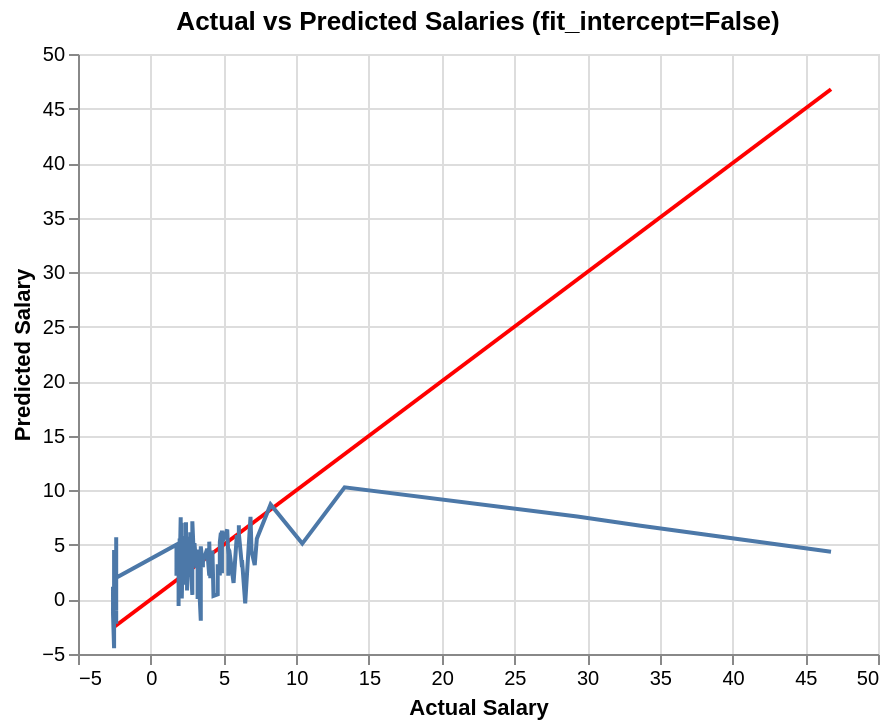

Notebook cell for this chart:
### Markdown cell above
The Altair visualization compares perfect and model predictions by plotting actual vs. predicted salaries, helping assess how closely the model's predictions align with the ideal scenario.

### Code cell
import altair as alt
import pandas as pd

# Assuming y_train and y_pred_train_false are available

# Create a DataFrame with the actual target values and predictions
data_train_false = pd.DataFrame({
    'Actual': y_train['Salary'],
    'Predicted': y_pred_train_false.flatten()
})

# Create a line chart for actual vs predicted values
pred_chart_train_false = alt.Chart(data_train_false).mark_line().encode(
    x=alt.X('Actual:Q', title='Actual Salary'),
    y=alt.Y('Predicted:Q', title='Predicted Salary'),
    tooltip=['Actual:Q', 'Predicted:Q']
).properties(
    title='Actual vs Predicted Salaries (fit_intercept=False)'
)

# Create a perfect prediction line (45-degree line)
perfect_line_chart = alt.Chart(pd.DataFrame({'x': [data_train_false['Actual'].min(), data_train_false['Actual'].max()],
                                            'y': [data_train_false['Actual'].min(), data_train_false['Actual'].max()]})).mark_line(color='red').encode(
    x='x:Q',
    y='y:Q'
)

# Combine the perfect line and the predictions chart
final_chart = perfect_line_chart + pred_chart_train_false

# Display the chart
final_chart.display()

### Figure 1 — Vega-Lite specification as saved in the notebook (floating-point values rounded to 4 significant figures)
{"config": {"view": {"continuousWidth": 400, "continuousHeight": 300}}, "layer": [{"data": {"name": "data-1f594244b2959920a2ad888ec1b81cd9"}, "mark": {"type": "line", "color": "red"}, "encoding": {"x": {"field": "x", "type": "quantitative"}, "y": {"field": "y", "type": "quantitative"}}}, {"data": {"name": "data-3fbb0e7e3d4cfac4d7f6cb4b32b5c2b9"}, "mark": "line", "encoding": {"tooltip": [{"field": "Actual", "type": "quantitative"}, {"field": "Predicted", "type": "quantitative"}], "x": {"field": "Actual", "title": "Actual Salary", "type": "quantitative"}, "y": {"field": "Predicted", "title": "Predicted Salary", "type": "quantitative"}}, "title": "Actual vs Predicted Salaries (fit_intercept=False)"}], "$schema": "https://vega.github.io/schema/vega-lite/v4.17.0.json", "datasets": {"data-1f594244b2959920a2ad888ec1b81cd9": [{"x": -2.592, "y": -2.592}, {"x": 46.77, "y": 46.77}], "data-3fbb0e7e3d4cfac4d7f6cb4b32b5c2b9": [{"Actual": -2.592, "Predicted": 0.2594}, {"Actual": 6.278, "Predicted": 2.978}, {"Actual": 10.42, "Predicted": 5.12}, {"Actual": 2.279, "Predicted": 3.611}, {"Actual": 6.059, "Predicted": 5.863}, {"Actual": 1.988, "Predicted": 4.134}, {"Actual": 2.279, "Predicted": 4.486}, {"Actual": 4.824, "Predicted": 6.127}, {"Actual": 5.696, "Predicted": 1.516}, {"Actual": -2.519, "Predicted": -4.466}, {"Actual": 46.77, "Predicted": 4.368}, {"Actual": 4.896, "Predicted": 2.406}, {"Actual": 2.425, "Predicted": 3.51}, {"Actual": 4.242, "Predicted": 4.482}, {"Actual": 4.024, "Predicted": 2.179}, {"Actual": 4.751, "Predicted": 2.204}, {"Actual": -2.374, "Predicted": -1.041}, {"Actual": 1.988, "Predicted": 5.372}, {"Actual": 3.588, "Predicted": 2.942}, {"Actual": -2.592, "Predicted": -0.9082}, {"Actual": 4.751, "Predicted": 5.264}, {"Actual": 2.425, "Predicted": 2.454}, {"Actual": 3.224, "Predicted": 4.584}, {"Actual": 2.425, "Predicted": 5.29}, {"Actual": 3.224, "Predicted": 0.04914}, {"Actual": 2.352, "Predicted": 4.212}, {"Actual": 3.878, "Predicted": 4.648}, {"Actual": 2.788, "Predicted": 4.86}, {"Actual": -2.374, "Predicted": 0.5715}, {"Actual": 6.278, "Predicted": 3.596}, {"Actual": 2.061, "Predicted": 7.537}, {"Actual": 3.151, "Predicted": 2.898}, {"Actual": -2.374, "Predicted": -0.164}, {"Actual": -2.592, "Predicted": -0.8839}, {"Actual": 4.097, "Predicted": 1.955}, {"Actual": 3.006, "Predicted": 5.161}, {"Actual": 2.788, "Predicted": 4.385}, {"Actual": 8.24, "Predicted": 8.703}, {"Actual": 5.332, "Predicted": 4.115}, {"Actual": 1.843, "Predicted": 3.276}, {"Actual": 2.861, "Predicted": 0.4159}, {"Actual": 4.896, "Predicted": 6.319}, {"Actual": 2.57, "Predicted": 5.418}, {"Actual": 5.405, "Predicted": 4.454}, {"Actual": 1.77, "Predicted": 5.019}, {"Actual": 3.297, "Predicted": 2.233}, {"Actual": 7.15, "Predicted": 3.157}, {"Actual": 2.134, "Predicted": 7.031}, {"Actual": -2.374, "Predicted": -1.222}, {"Actual": 2.934, "Predicted": 4.888}, {"Actual": 5.332, "Predicted": 2.182}, {"Actual": 2.425, "Predicted": 3.285}, {"Actual": 2.788, "Predicted": 5.143}, {"Actual": 6.059, "Predicted": 6.795}, {"Actual": 13.33, "Predicted": 10.28}, {"Actual": 3.224, "Predicted": 0.4588}, {"Actual": 2.425, "Predicted": 2.347}, {"Actual": 5.332, "Predicted": 4.64}, {"Actual": -2.374, "Predicted": 0.3349}, {"Actual": 29.32, "Predicted": 7.597}, {"Actual": -2.519, "Predicted": -0.1488}, {"Actual": 1.988, "Predicted": 4.357}, {"Actual": 1.77, "Predicted": 2.182}, {"Actual": 2.352, "Predicted": 3.843}, {"Actual": -2.374, "Predicted": 4.384}, {"Actual": -2.374, "Predicted": 3.282}, {"Actual": 2.425, "Predicted": 7.079}, {"Actual": 2.425, "Predicted": 3.212}, {"Actual": 2.861, "Predicted": 7.172}, {"Actual": 1.988, "Predicted": 5.581}, {"Actual": -2.592, "Predicted": 1.158}, {"Actual": 6.059, "Predicted": 6.032}, {"Actual": 1.916, "Predicted": 3.599}, {"Actual": 1.916, "Predicted": -0.608}, {"Actual": -2.519, "Predicted": 4.522}, {"Actual": 3.442, "Predicted": -1.951}, {"Actual": 4.896, "Predicted": 5.17}, {"Actual": 2.425, "Predicted": 3.229}, {"Actual": 33.68, "Predicted": 6.751}, {"Actual": 4.606, "Predicted": 0.475}, {"Actual": 6.932, "Predicted": 4.424}, {"Actual": 2.279, "Predicted": 5.808}, {"Actual": 4.606, "Predicted": 3.219}, {"Actual": 1.916, "Predicted": 3.345}, {"Actual": 7.295, "Predicted": 5.565}, {"Actual": 1.916, "Predicted": 4.208}, {"Actual": 2.279, "Predicted": 1.365}, {"Actual": -2.374, "Predicted": -0.8377}, {"Actual": 4.315, "Predicted": 0.3343}, {"Actual": 5.26, "Predicted": 6.41}, {"Actual": -2.374, "Predicted": 0.9328}, {"Actual": -2.374, "Predicted": 1.727}, {"Actual": -2.374, "Predicted": 1.063}, {"Actual": 2.061, "Predicted": 1.087}, {"Actual": 2.715, "Predicted": 5.729}, {"Actual": 2.497, "Predicted": 3.581}, {"Actual": 1.843, "Predicted": 4.886}, {"Actual": 6.496, "Predicted": -0.3658}, {"Actual": 2.352, "Predicted": 4.871}, {"Actual": 1.916, "Predicted": 4.546}, {"Actual": -2.374, "Predicted": -1.349}, {"Actual": 4.606, "Predicted": 3.187}, {"Actual": 2.425, "Predicted": 1.801}, {"Actual": -2.374, "Predicted": 5.711}, {"Actual": 1.988, "Predicted": 3.92}, {"Actual": 1.988, "Predicted": 2.045}, {"Actual": 3.588, "Predicted": 3.41}, {"Actual": -2.519, "Predicted": 1.472}, {"Actual": 3.442, "Predicted": 4.869}, {"Actual": 2.497, "Predicted": 0.8297}, {"Actual": -2.374, "Predicted": 0.4673}, {"Actual": -2.374, "Predicted": -2.237}, {"Actual": 4.024, "Predicted": 5.298}, {"Actual": 1.988, "Predicted": 0.5068}, {"Actual": 2.206, "Predicted": 4.311}, {"Actual": -2.374, "Predicted": -0.8897}, {"Actual": 1.988, "Predicted": 2.53}, {"Actual": 2.134, "Predicted": 0.08142}, {"Actual": 2.788, "Predicted": 2.275}, {"Actual": 6.859, "Predicted": 7.58}, {"Actual": 4.169, "Predicted": 2.905}, {"Actual": -2.592, "Predicted": -1.341}, {"Actual": 2.715, "Predicted": 6.168}, {"Actual": 5.914, "Predicted": 5.783}, {"Actual": -2.374, "Predicted": 2.001}]}}
